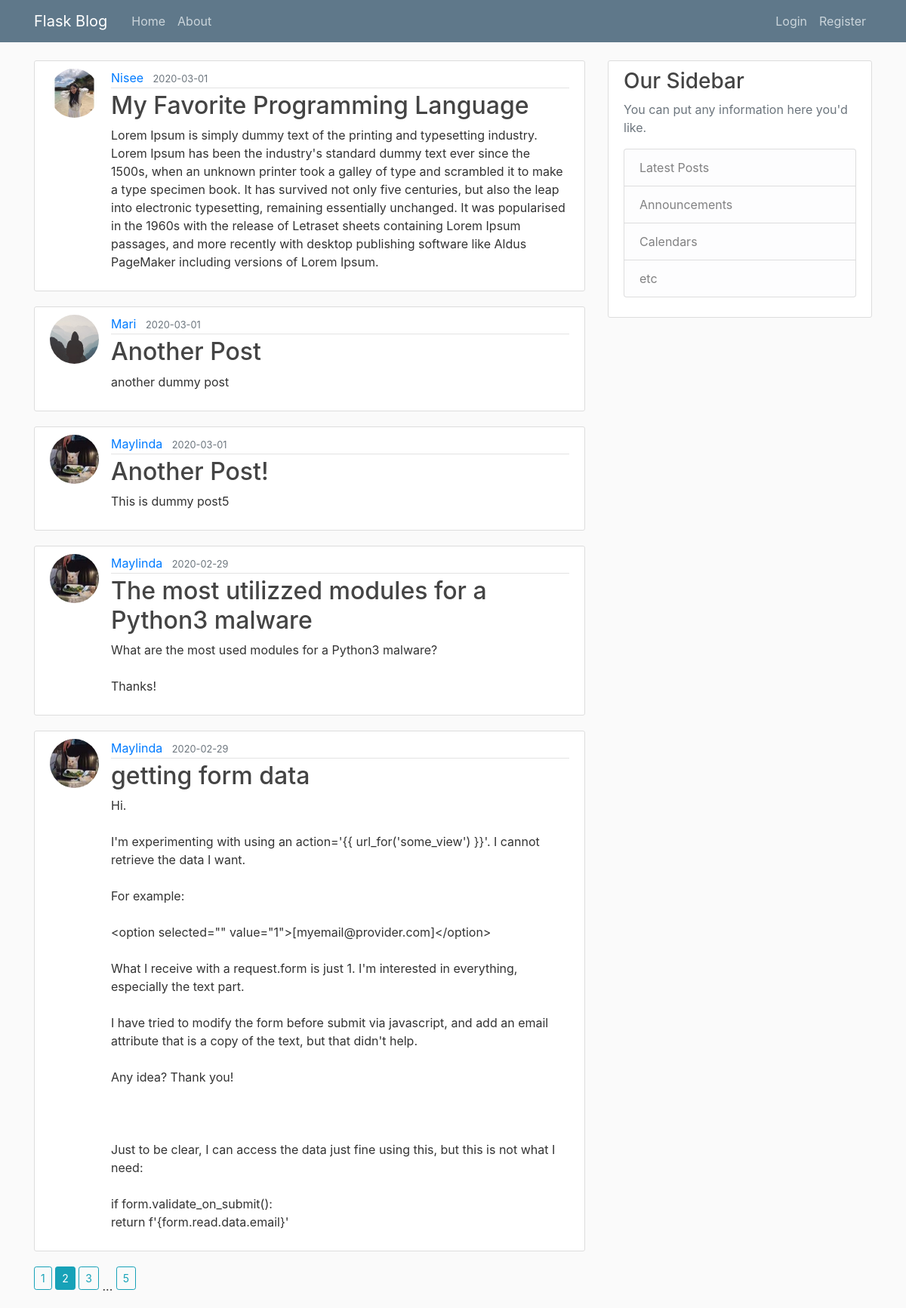
The page /home?page=2 on the database its author committed.
### flask_sample/models.py (models this page shows, shortened)
class Post(db.Model):
	id = db.Column(db.Integer, primary_key=True)
	title = db.Column(db.String(60), nullable=False)
	date_posted = db.Column(db.DateTime, nullable=False, default=datetime.datetime.utcnow)
	content = db.Column(db.Text, nullable=False)
	user_id = db.Column(db.Integer, db.ForeignKey('user.id'), nullable=False)

class User(db.Model, UserMixin):
	id = db.Column(db.Integer, primary_key='True')
	username = db.Column(db.String(20), unique=True, nullable=False)
	email = db.Column(db.String(120), unique=True, nullable=False)
	image_file = db.Column(db.String(20), nullable=False, default='default.jpg')
	password= db.Column(db.String(60), nullable=False)
	post = db.relationship('Post', backref='author', lazy=True) # for user_id in post (relationship)

### flask_sample/main/routes.py (the view)
@main.route('/')
@main.route('/home')
def home_page():
	page = request.args.get('page', 1, type=int)
	posts = Post.query.order_by(Post.date_posted.desc()).paginate( page=page, per_page=5)
	return render_template('home.html', title = 'Homepage', posts = posts )

### flask_sample/templates/home.html
{% extends 'layout.html' %}
{% block webpage_content %}
	{% for post in posts.items %}
		<article class="media content-section">
			<img class="rounded-circle article-img"src="{{ url_for('static', filename='profile/' + post.author.image_file) }}">
		  <div class="media-body">
		    <div class="article-metadata">
		      <a class="mr-2" href="{{ url_for('users.user_posts', username=post.author.username) }}">{{ post.author.username }}</a>
		      <small class="text-muted">{{ post.date_posted.strftime('%Y-%m-%d') }}</small>
		    </div>
		    <h2><a class="article-title" href="{{ url_for('posts.post', post_id=post.id) }}">{{ post.title }}</a></h2>
		    <p class="article-content">{{ post.content }}</p>
		  </div>
		</article>
	{% endfor %}
	{% for page_num in posts.iter_pages(left_edge=1, right_edge=1, left_current=1, right_current=2) %}
		{% if page_num %}
			{% if posts.page == page_num %}
				<a class="btn btn-sm btn-info mb-4" href="{{ url_for('main.home_page', page=page_num) }}">{{ page_num }}</a>
			{% else %}
				<a class="btn btn-sm btn-outline-info mb-4" href="{{ url_for('main.home_page', page=page_num) }}">{{ page_num }}</a>
			{% endif %}
		{% else %}
			...
		{% endif %}
	{% endfor %}
{% endblock webpage_content %}

### flask_sample/static/main.css (style rules this page uses)
body { background: #fafafa; color: #333333; margin-top: 5rem; }
h1, h2, h3, h4, h5, h6 { color: #444444; }
.content-section { background: #ffffff; padding: 10px 20px; border: 1px solid #dddddd; border-radius: 3px; margin-bottom: 20px; }
.article-title { color: #444444; }
.article-content { white-space: pre-line; }
.article-img { height: 65px; width: 65px; margin-right: 16px; }
.article-metadata { padding-bottom: 1px; margin-bottom: 4px; border-bottom: 1px solid #e3e3e3 }

### rows shown on the page
Post: image_file (picture), author.username "Nisee", date_posted "2020-03-01", title "My Favorite Programming Language", content "Lorem Ipsum is simply dummy text of the printing and typesetting industry. Lorem Ipsum has been the industry's standard dummy text ever since the 1500s, when an unknown printer took a galley of type and scrambled it to make a type specimen book. It has survived not only five centuries, but also the leap into electronic typesetting, remaining essentially unchanged. It was popularised in the 1960s with the release of Letraset sheets containing Lorem Ipsum passages, and more recently with desktop publishing software like Aldus PageMaker including versions of Lorem Ipsum."
Post: image_file (placeholder picture), author.username "Mari", date_posted "2020-03-01", title "Another Post", content "another dummy post"
Post: image_file (picture), author.username "Maylinda", date_posted "2020-03-01", title "Another Post!", content "This is dummy post5"
Post: image_file (picture), author.username "Maylinda", date_posted "2020-02-29", title "The most utilizzed modules for a Python3 malware", content "What are the most used modules for a Python3 malware? Thanks!"
Post: image_file (picture), author.username "Maylinda", date_posted "2020-02-29", title "getting form data", content "Hi. I'm experimenting with using an action='{{ url_for('some_view') }}'. I cannot retrieve the data I want. For example: <option selected=\"\" value=\"1\">[myemail@provider.com]</option> What I receive with a request.form is just 1. I'm interested in everything, especially the text part. I have tried to modify the form before submit via javascript, and add an email attribute that is a copy of the text, but that didn't help. Any idea? Thank you! Just to be clear, I can access the data just fine using this, but this is not what I need: if form.validate_on_submit(): return f'{form.read.data.email}'"

### other values the page prints
{{ page_num }} "1" "3" "5"
{{ page_num }} "2"
